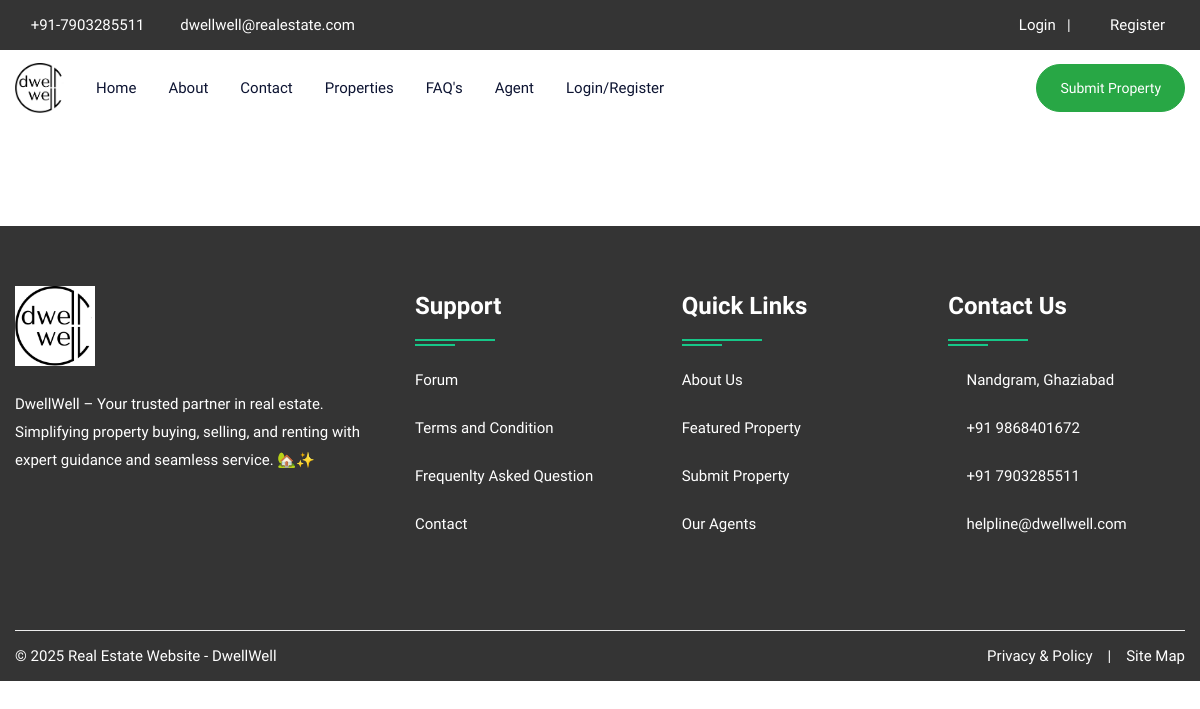
Page /faq.php on the earlier database version.
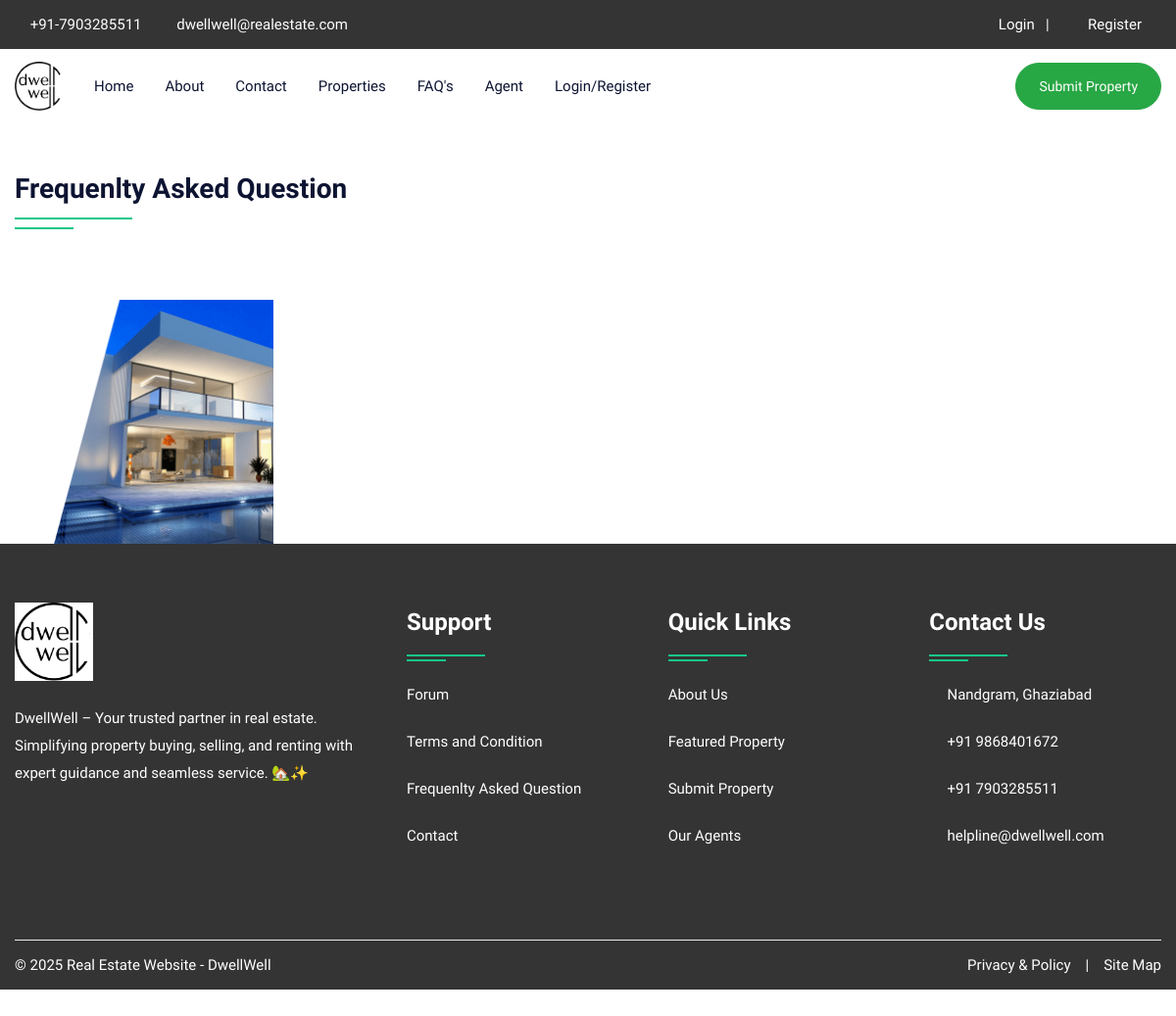
Same page on the later database version.
### tables this page shows
CREATE TABLE `faq` (
  `id` int(10) NOT NULL,
  `title` varchar(100) NOT NULL,
  `content` longtext NOT NULL,
  `image` varchar(300) NOT NULL
);

### faq.php (the view, shortened to what this page needs)
<!DOCTYPE html>
<html lang="en">
<head>
<link rel="stylesheet" type="text/css" href="css/bootstrap.min.css">
<link rel="stylesheet" type="text/css" href="css/bootstrap-slider.css">
<link rel="stylesheet" type="text/css" href="css/jquery-ui.css">
<link rel="stylesheet" type="text/css" href="css/layerslider.css">
<link rel="stylesheet" type="text/css" href="css/color.css" id="color-change">
<link rel="stylesheet" type="text/css" href="css/owl.carousel.min.css">
<link rel="stylesheet" type="text/css" href="css/font-awesome.min.css">
<link rel="stylesheet" type="text/css" href="fonts/flaticon/flaticon.css">
<link rel="stylesheet" type="text/css" href="css/style.css">
</head>
<body>
<div id="page-wrapper">
    <div class="row">
		<?php include("include/header.php");?>
        <div class="full-row">
            <div class="container">
				<?php
					$query=mysqli_query($con,"SELECT * FROM faq");
					while($row=mysqli_fetch_array($query))
					{
				?>
				<div class="row">
                    <div class="col-md-12 col-lg-12">
                        <h3 class="double-down-line-left text-secondary position-relative pb-4 mb-4"><?php echo $row['1'];?></h3>
                    </div>
                </div>
                <div class="row about-company">
                    <div class="col-md-12 col-lg-7">
                    <div class="col-md-12 col-lg-5 mt-5">
                        <div class="about-img"> <img src="<?php echo $row['3'];?>" alt="about image"> </div>
                    </div>
                </div>
				<?php } ?>
            </div>
        </div>
		<?php include("include/footer.php");?>
</div>
</body>
</html>

Differences in the rows shown:
added faq: title "Frequenlty Asked Question", image (picture)
